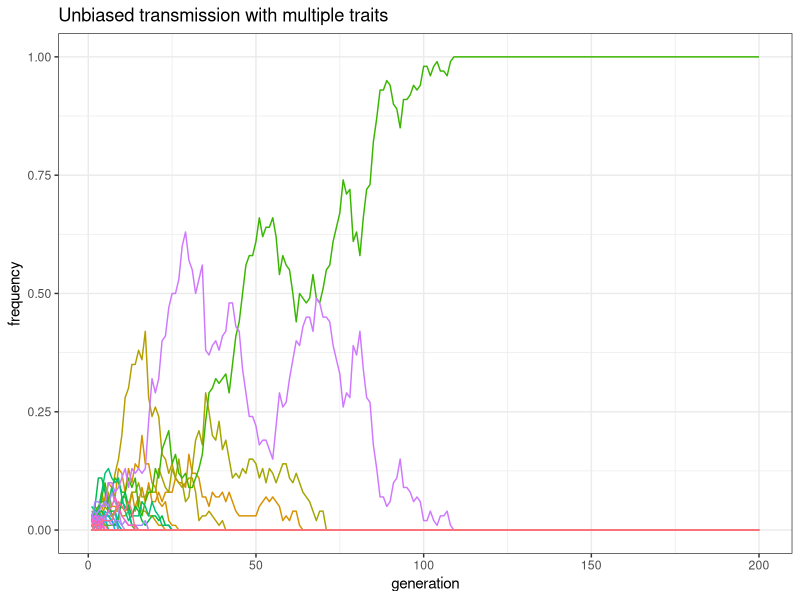
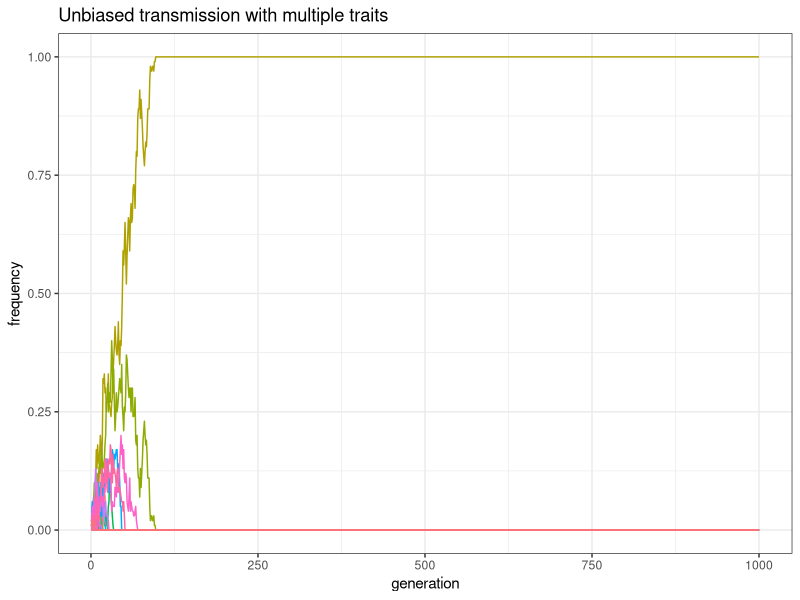
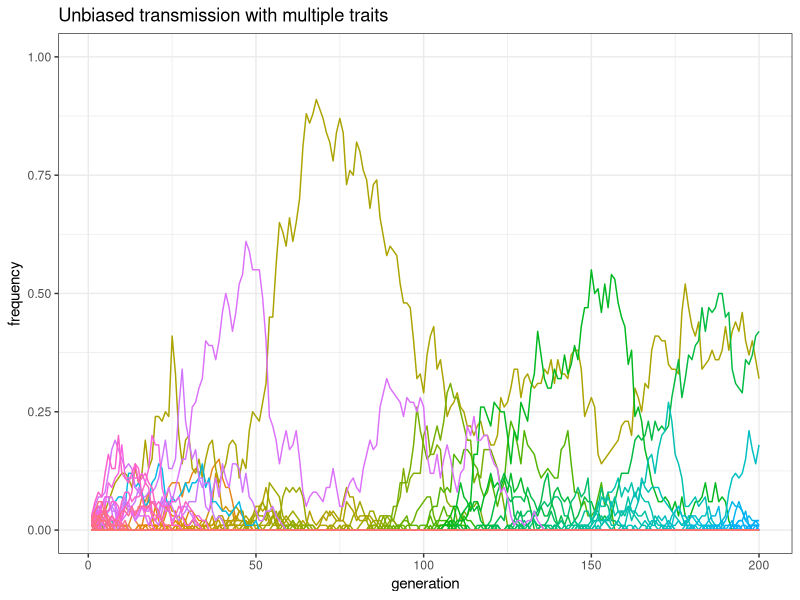
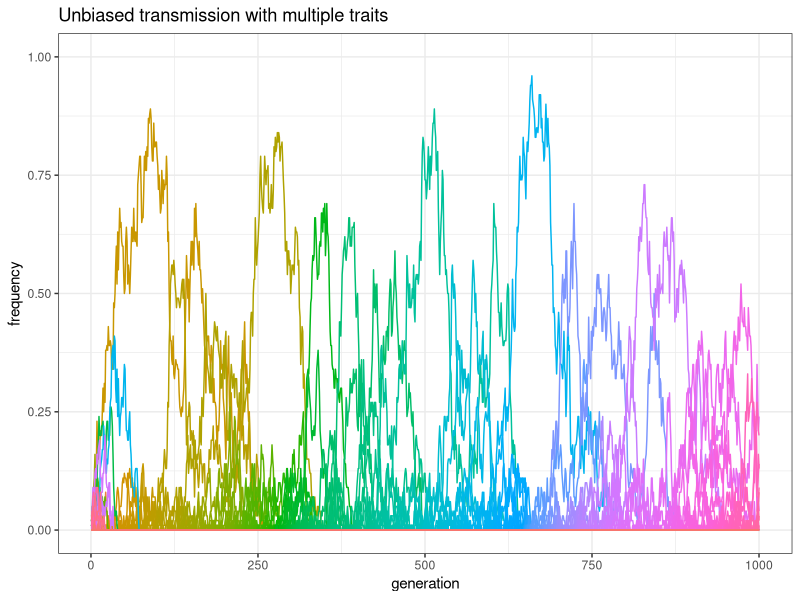
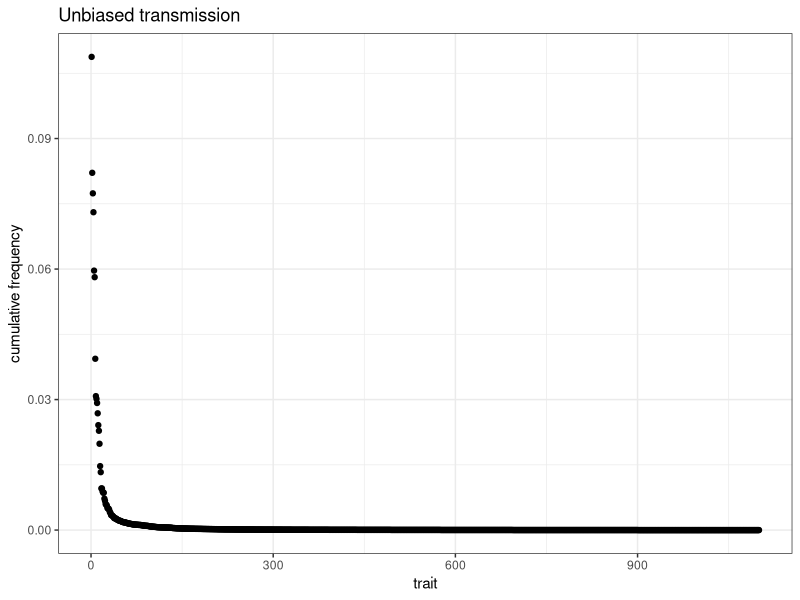

These charts were generated, in order, by the following R code:
## ---- chunk 1
library(tidyverse)
set.seed(111)

N <- 100
t_max <- 200
## ---- chunk 2
population <- sample(1:N, N, replace = TRUE)
## ---- chunk 3
library(tidyverse)

unbiased_transmission_multiple_1 <- function(N, t_max) {
  output <- matrix(data = NA, nrow = t_max, ncol = N)
  rownames(output) <- paste("T", 1:t_max, sep = "")
  colnames(output) <- paste("C", 1:N, sep = "")

  population <- sample(1:N, N, replace = TRUE)
  # create first generation

  output[1, ] <- hist(population, 0:N, plot = FALSE)$density
  # add first generation's p for all traits

  for (t in 2:t_max) {
    previous_population <- population # copy individuals to previous_population tibble

    population <- sample(previous_population, N, replace = TRUE)
    # randomly copy from previous generation

    output[t, ] <- hist(population, 0:N, plot = FALSE)$density # get p for all traits and put it into output slot for this generation t
  }
  output # export data from function
}
## ---- chunk 4
plot_unbiased_transmission_multiple_1 <- function(data_model) {

  generation <- rep(1:dim(data_model)[1], dim(data_model)[2])
  data_to_plot <- as_tibble(data_model) %>%
    gather(num_range("C", 1:dim(data_model)[2]), key = "trait", value = "frequency") %>%
    add_column(generation)

  ggplot(data = data_to_plot, aes(y = frequency, x = generation)) +
    geom_line(aes(colour = trait)) +
    ylim(c(0, 1)) +
    theme_bw() +
    theme(legend.position = "none") +
    labs(title = "Unbiased transmission with multiple traits")
}
## ---- chunk 5
plot_unbiased_transmission_multiple_1(unbiased_transmission_multiple_1(N = 100, t_max = 200))
## ---- chunk 6
plot_unbiased_transmission_multiple_1(unbiased_transmission_multiple_1(N = 100, t_max = 1000))
## ---- chunk 7
mu <- 0.01
## ---- chunk 8
for (t in 2:t_max) {
  last_trait <- max(population) # record what is the last trait introduced in the population

  previous_population <- population # copy the population tibble to previous_population tibble

  population <- sample(previous_population, N, replace = TRUE) # randomly copy from previous generation's individuals

  innovators <- sample(c(TRUE, FALSE), N, prob = c(mu, 1 - mu), replace = TRUE) # select the innovators

  population[innovators] <- (last_trait + 1):(last_trait + sum(innovators)) # replace innovators' traits with new traits
}
## ---- chunk 9

unbiased_transmission_multiple_2 <- function(N, t_max, mu) {
  max_traits <- N + N * mu * t_max

  output <- matrix(data = NA, nrow = t_max, ncol = max_traits)
  rownames(output) <- paste("T", 1:t_max, sep = "")
  colnames(output) <- paste("C", 1:max_traits, sep = "")
  # create first generation
  population <- sample(1:N, N, replace = TRUE)

  output[1, ] <- hist(population, 0:max_traits, plot = FALSE)$density
  # add first generation's p for all traits

  for (t in 2:t_max) {
    last_trait <- max(population) # record what is the last trait introduced in the population

    previous_population <- population # copy individuals to previous_population tibble

    population <- sample(previous_population, N, replace = TRUE)
    # randomly copy from previous generation

    if (last_trait < max_traits) {
      innovators <- sample(c(TRUE, FALSE), N, prob = c(mu, 1 - mu), replace = TRUE) # select the innovators


      population[innovators] <- (last_trait + 1):(last_trait + sum(innovators)) # replace innovators' traits with new traits
    }
    output[t, ] <- hist(population, 0:max_traits, plot = FALSE)$density # get p for all traits and put it into output slot for this generation t
  }
  output # export data
}
## ---- chunk 10

data_model_2 <- unbiased_transmission_multiple_2(N = 100, t_max = 200, mu = 0.01)
plot_unbiased_transmission_multiple_1(data_model_2)
## ---- chunk 11
sum(data_model_2[200, ] > 0)
## ---- chunk 12
data_model_2 <- unbiased_transmission_multiple_2(N = 100, t_max = 1000, mu = 0.01)
plot_unbiased_transmission_multiple_1(data_model_2)
## ---- chunk 13
sum(data_model_2[1000, ] > 0)
## ---- chunk 14
cumulative <- (sort(colSums(data_model_2), decreasing = TRUE)) / sum(data_model_2)
## ---- chunk 15
output <- tibble(cumulative)

ggplot(data = output, aes(x = seq_along(cumulative), y = cumulative)) +
  geom_point() +
  theme_bw() +
  labs(
    title = "Unbiased transmission",
    x = "trait",
    y = "cumulative frequency"
  )
